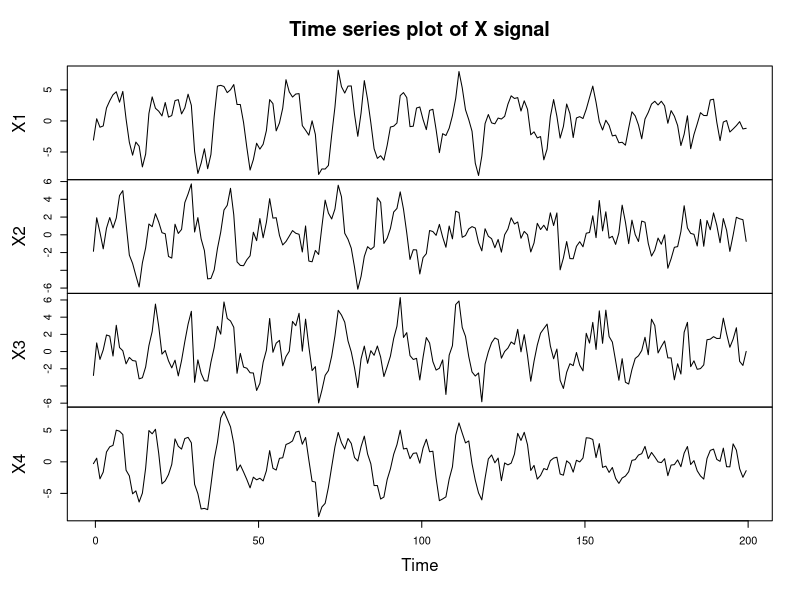
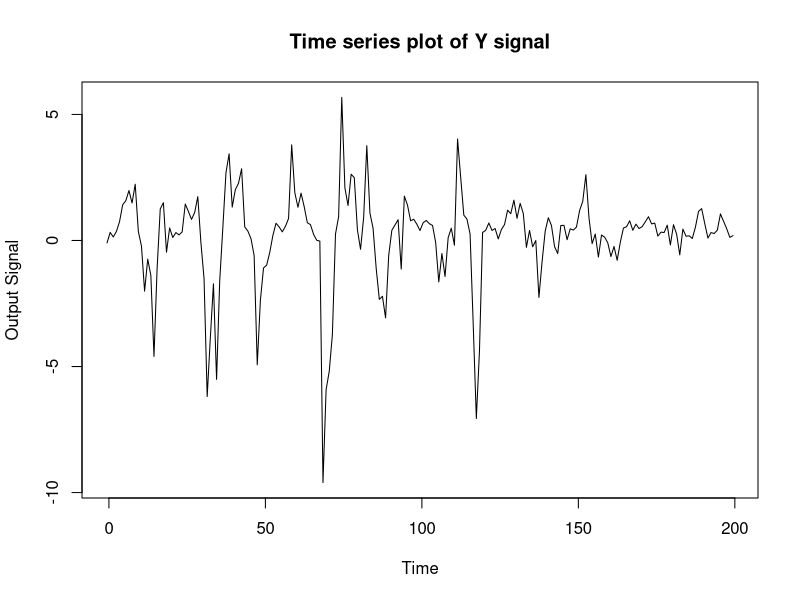

Write the R code that produced these figures, in order.
#import X data
X = as.matrix(read.csv("X.csv", header = F))
colnames(X) <- c("X1", "X2", "X3", "X4")

#import Y data
Y = as.matrix(read.csv("y.csv", header = F))
colnames(Y) <- c("Y")

#import time data
time = read.csv("time.csv", header = F, skip = 1)
time = as.matrix(rbind(0, time))

#create time series objects 
X.ts <- ts(X, start = c(min(time), max(time)),frequency = 1)
Y.ts <- ts(Y, start = c(min(time), max(time)),frequency = 1)

#plotting the graphs
plot(X.ts, main = "Time series plot of X signal", xlab = "Time", ylab = "Input Signal")
plot(Y.ts, main = "Time series plot of Y signal", xlab = "Time", ylab = "Output Signal")